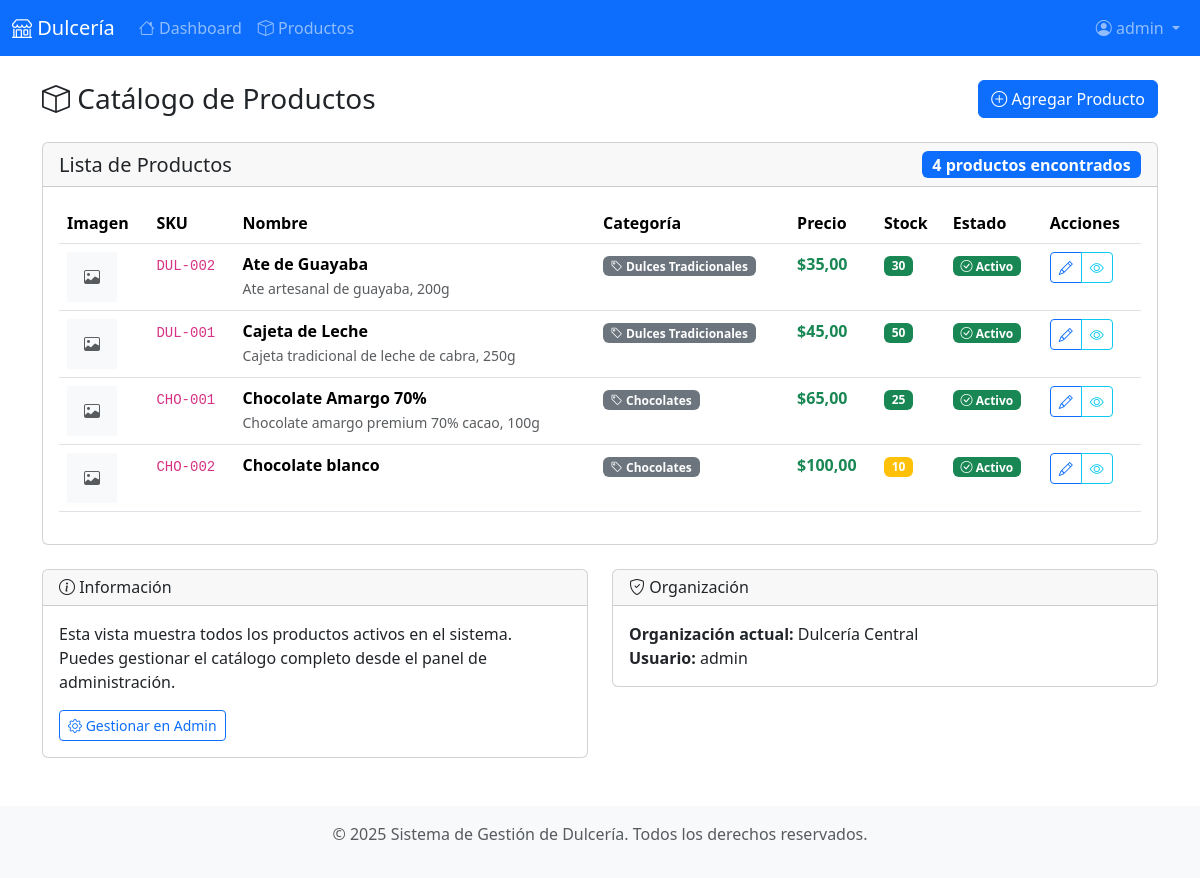
Screenshot of /products/ (signed in) with the database file from the repository.
### production/models.py (models this page shows, shortened)
class Product(models.Model):
    name = models.CharField(max_length=200, verbose_name='Nombre')
    sku = models.CharField(max_length=50, unique=True, verbose_name='SKU')
    description = models.TextField(blank=True, verbose_name='Descripción')
    price = models.DecimalField(max_digits=10, decimal_places=2, verbose_name='Precio')
    stock = models.PositiveIntegerField(default=0, verbose_name='Stock')
    is_active = models.BooleanField(default=True, verbose_name='Activo')
    imagen = models.ImageField(upload_to='productos/', null=True, blank=True, verbose_name='Imagen')
    created_at = models.DateTimeField(auto_now_add=True, verbose_name='Fecha de creación')
    updated_at = models.DateTimeField(auto_now=True, verbose_name='Fecha de actualización')
    category = models.ForeignKey(Category, on_delete=models.PROTECT, verbose_name='Categoría')
    class Meta:
        verbose_name = 'Producto'
        verbose_name_plural = 'Productos'
        ordering = ['name']

class Category(models.Model):
    name = models.CharField(max_length=100, unique=True, verbose_name='Nombre')
    description = models.TextField(blank=True, verbose_name='Descripción')
    created_at = models.DateTimeField(auto_now_add=True, verbose_name='Fecha de creación')
    updated_at = models.DateTimeField(auto_now=True, verbose_name='Fecha de actualización')
    class Meta:
        verbose_name = 'Categoría'
        verbose_name_plural = 'Categorías'
        ordering = ['name']

### organizations/models.py (models this page shows, shortened)
class Organization(models.Model):
    name = models.CharField(max_length=120, unique=True, verbose_name='Nombre')
    created_at = models.DateTimeField(auto_now_add=True, verbose_name='Fecha de creación')
    updated_at = models.DateTimeField(auto_now=True, verbose_name='Fecha de actualización')
    deleted_at = models.DateTimeField(blank=True, null=True, verbose_name='Fecha de eliminación')
    class Meta:
        verbose_name = 'Organización'
        verbose_name_plural = 'Organizaciones'
        ordering = ['name']

### production/views.py (the view)
# urls.py: path("products/", views.products_list, name="products_list"),
@login_required
def products_list(request):
    user_org = request.user.userprofile.organization
    products = Product.objects.filter(is_active=True).select_related('category')
    context = {
        'products': products,
        'user_org': user_org,
    }
    return render(request, "production/products_list.html", context)

### templates/production/products_list.html (shortened to what this page needs)
{% extends "base.html" %}
{% block content %}
<div class="d-flex justify-content-between align-items-center mb-4">
    <h1 class="h3 mb-0">
        <i class="bi bi-box"></i> Catálogo de Productos
    </h1>
    <a href="{% url 'product_create' %}" class="btn btn-primary">
        <i class="bi bi-plus-circle"></i> Agregar Producto
    </a>
</div>
<div class="card">
    <div class="card-header">
        <div class="row align-items-center">
            <div class="col">
                <h5 class="card-title mb-0">Lista de Productos</h5>
            </div>
            <div class="col-auto">
                <span class="badge bg-primary fs-6">
                    {{ products|length }} productos encontrados
                </span>
            </div>
        </div>
    </div>
    <div class="card-body">
        {% if products %}
            <div class="table-responsive">
                <table class="table table-hover">
                    <thead>
                        <tr>
                            <th>Imagen</th>
                            <th>SKU</th>
                            <th>Nombre</th>
                            <th>Categoría</th>
                            <th>Precio</th>
                            <th>Stock</th>
                            <th>Estado</th>
                            <th>Acciones</th>
                        </tr>
                    </thead>
                    <tbody>
                        {% for product in products %}
                        <tr>
                            <td>
                                {% if product.imagen %}
                                    <img src="{{ product.imagen.url }}" alt="{{ product.name }}"
                                         class="img-thumbnail" style="width: 50px; height: 50px; object-fit: cover;">
                                {% else %}
                                    <div class="bg-light d-flex align-items-center justify-content-center"
                                         style="width: 50px; height: 50px;">
                                        <i class="bi bi-image text-muted"></i>
                                    </div>
                                {% endif %}
                            </td>
                            <td>
                                <code>{{ product.sku }}</code>
                            </td>
                            <td>
                                <strong>{{ product.name }}</strong>
                                {% if product.description %}
                                    <br><small class="text-muted">{{ product.description|truncatechars:50 }}</small>
                                {% endif %}
                            </td>
                            <td>
                                <span class="badge bg-secondary">
                                    <i class="bi bi-tag"></i> {{ product.category.name }}
                                </span>
                            </td>
                            <td>
                                <strong class="text-success">${{ product.price|floatformat:2 }}</strong>
                            </td>
                            <td>
                                {% if product.stock > 10 %}
                                    <span class="badge bg-success">{{ product.stock }}</span>
                                {% elif product.stock > 0 %}
                                    <span class="badge bg-warning">{{ product.stock }}</span>
                                {% else %}
                                    <span class="badge bg-danger">{{ product.stock }}</span>
                                {% endif %}
                            </td>
                            <td>
                                {% if product.is_active %}
                                    <span class="badge bg-success">
                                        <i class="bi bi-check-circle"></i> Activo
                                    </span>
                                {% else %}
                                    <span class="badge bg-secondary">
                                        <i class="bi bi-x-circle"></i> Inactivo
                                    </span>
                                {% endif %}
                            </td>
                            <td>
                                <div class="btn-group btn-group-sm" role="group">
                                    <a href="{% url 'product_edit' product.pk %}"
                                       class="btn btn-outline-primary" title="Editar">
                                        <i class="bi bi-pencil"></i>
                                    </a>
                                    <a href="/admin/production/product/{{ product.id }}/"
                                       class="btn btn-outline-info" title="Ver detalles">
                                        <i class="bi bi-eye"></i>
                                    </a>
                                </div>
                            </td>
                        </tr>
                        {% endfor %}
                    </tbody>
                </table>
            </div>
        {% endif %}
    </div>
</div>
<div class="row mt-4">
    <div class="col-md-6">
        <div class="card">
            <div class="card-header">
                <h6 class="card-title mb-0">
                    <i class="bi bi-info-circle"></i> Información
                </h6>
            </div>
            <div class="card-body">
                <p class="card-text">
                    Esta vista muestra todos los productos activos en el sistema.
                    Puedes gestionar el catálogo completo desde el panel de administración.
                </p>
                <a href="/admin/production/product/" class="btn btn-outline-primary btn-sm">
                    <i class="bi bi-gear"></i> Gestionar en Admin
                </a>
            </div>
        </div>
    </div>
    <div class="col-md-6">
        <div class="card">
            <div class="card-header">
                <h6 class="card-title mb-0">
                    <i class="bi bi-shield-check"></i> Organización
                </h6>
            </div>
            <div class="card-body">
                <p class="card-text">
                    <strong>Organización actual:</strong> {{ user_org.name }}<br>
                    <strong>Usuario:</strong> {{ user.username }}
                </p>
            </div>
        </div>
    </div>
</div>
{% endblock %}

### templates/base.html (shortened to what this page needs)
<!DOCTYPE html>
<html lang="es">
<head>
    <link href="https://cdn.jsdelivr.net/npm/bootstrap@5.3.3/dist/css/bootstrap.min.css" rel="stylesheet" />
    <link href="https://cdn.jsdelivr.net/npm/bootstrap-icons@1.11.0/font/bootstrap-icons.css" rel="stylesheet" />
</head>
<body>
    <nav class="navbar navbar-expand-lg navbar-dark bg-primary">
        <div class="container-fluid">
            <a class="navbar-brand" href="{% url 'dashboard' %}">
                <i class="bi bi-shop"></i> Dulcería
            </a>
            <div class="collapse navbar-collapse" id="navbarNav">
                <ul class="navbar-nav me-auto">
                    {% if user.is_authenticated %}
                        <li class="nav-item">
                            <a class="nav-link" href="{% url 'dashboard' %}">
                                <i class="bi bi-house"></i> Dashboard
                            </a>
                        </li>
                        <li class="nav-item">
                            <a class="nav-link" href="{% url 'products_list' %}">
                                <i class="bi bi-box"></i> Productos
                            </a>
                        </li>
                    {% endif %}
                </ul>
                <ul class="navbar-nav">
                    {% if user.is_authenticated %}
                        <li class="nav-item dropdown">
                            <a class="nav-link dropdown-toggle" href="#" role="button" data-bs-toggle="dropdown">
                                <i class="bi bi-person-circle"></i> {{ user.username }}
                            </a>
                        </li>
                    {% else %}
                        <li class="nav-item">
                            <a class="nav-link" href="{% url 'login' %}">
                                <i class="bi bi-box-arrow-in-right"></i> Entrar
                            </a>
                        </li>
                    {% endif %}
                </ul>
            </div>
        </div>
    </nav>
    <main class="container my-4">
        {% block content %}
        {% endblock %}
    </main>
    <footer class="bg-light text-center text-muted py-3 mt-5">
        <div class="container">
            <p>&copy; 2025 Sistema de Gestión de Dulcería. Todos los derechos reservados.</p>
        </div>
    </footer>
</body>
</html>

### rows the page displays
Product: sku "DUL-002", name "Ate de Guayaba", description "Ate artesanal de guayaba, 200g", category.name "Dulces Tradicionales", price "35,00", stock "30", is_active True (drawn)
Product: sku "DUL-001", name "Cajeta de Leche", description "Cajeta tradicional de leche de cabra, 250g", category.name "Dulces Tradicionales", price "45,00", stock "50", is_active True (drawn)
Product: sku "CHO-001", name "Chocolate Amargo 70%", description "Chocolate amargo premium 70% cacao, 100g", category.name "Chocolates", price "65,00", stock "25", is_active True (drawn)
Product: sku "CHO-002", name "Chocolate blanco", category.name "Chocolates", price "100,00", stock "10", is_active True (drawn)
Organization: name "Dulcería Central"

### other values shown
{{ user.username }} "admin"
{{ products|length }} "4"
